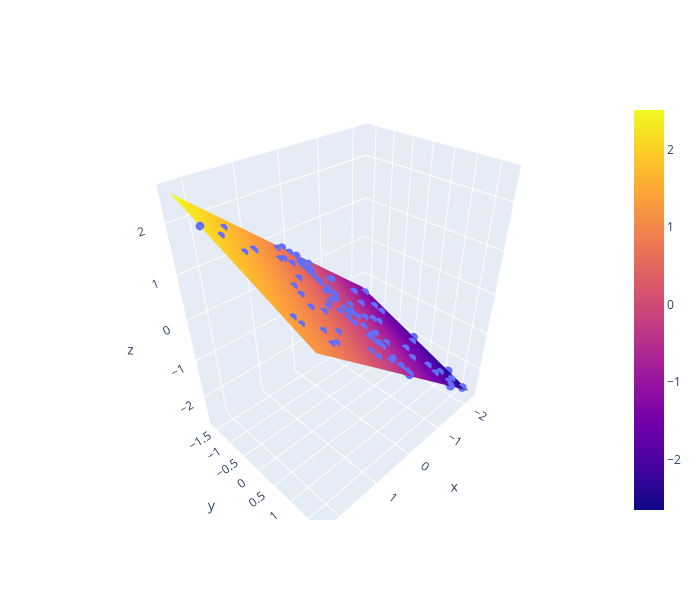

The code cell stored with this chart in its notebook:
### Code cell
X_p, y_p = preprocess_data(X, y)
lm = LinearRegression().fit(X_p, y_p)

x_surf, y_surf = np.meshgrid(
    np.linspace(X_p[:, 0].min(), X_p[:, 0].max(), 50),
    np.linspace(X_p[:, 1].min(), X_p[:, 1].max(), 50)
)
z_surf = lm.intercept_ + lm.coef_[0, 0] * x_surf + lm.coef_[0, 1] * y_surf
surface = go.Surface(x=x_surf, y=y_surf, z=z_surf)

scatters = go.Scatter3d(
    x=X_p[:, 0], y=X_p[:, 1], z=y_p[:, 0], 
    mode='markers', 
    marker=dict(size=3)
)

fig = go.Figure([scatters, surface])
fig.update_layout(width=700, height=600)
fig.show()
